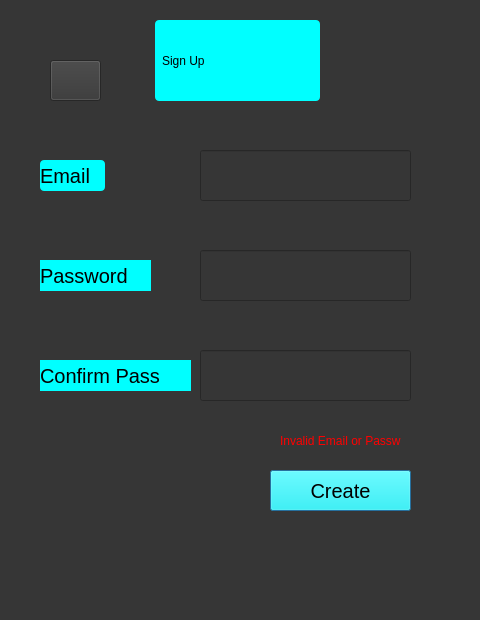
<?xml version="1.0" encoding="UTF-8"?>
<ui version="4.0">
 <class>Dialog</class>
 <widget class="QDialog" name="Dialog">
  <property name="geometry">
   <rect>
    <x>0</x>
    <y>0</y>
    <width>480</width>
    <height>620</height>
   </rect>
  </property>
  <property name="windowTitle">
   <string>Dialog</string>
  </property>
  <property name="styleSheet">
   <string notr="true">background-color: rgb(54, 54, 54);</string>
  </property>
  <widget class="QLabel" name="label">
   <property name="geometry">
    <rect>
     <x>155</x>
     <y>20</y>
     <width>165</width>
     <height>81</height>
    </rect>
   </property>
   <property name="styleSheet">
    <string notr="true">background-color: rgb(0, 255, 255);
font: 25pt &quot;MS Shell Dlg 2&quot;; border-width: 2px; border-radius: 4px; text-align: center; padding-left: 4px;</string>
   </property>
   <property name="text">
    <string>Sign Up</string>
   </property>
  </widget>
  <widget class="QLabel" name="label_2">
   <property name="geometry">
    <rect>
     <x>40</x>
     <y>160</y>
     <width>65</width>
     <height>31</height>
    </rect>
   </property>
   <property name="styleSheet">
    <string notr="true">background-color: rgb(0, 255, 255);font-size:15pt; border-width: 2px; border-radius: 4px; text-align: center;
</string>
   </property>
   <property name="text">
    <string>Email</string>
   </property>
  </widget>
  <widget class="QLineEdit" name="email">
   <property name="geometry">
    <rect>
     <x>200</x>
     <y>150</y>
     <width>211</width>
     <height>51</height>
    </rect>
   </property>
   <property name="styleSheet">
    <string notr="true">font-size:14pt; color:rgb(243, 243, 243)</string>
   </property>
  </widget>
  <widget class="QLineEdit" name="password">
   <property name="geometry">
    <rect>
     <x>200</x>
     <y>250</y>
     <width>211</width>
     <height>51</height>
    </rect>
   </property>
   <property name="styleSheet">
    <string notr="true">font-size:14pt; color:rgb(243, 243, 243)</string>
   </property>
   <property name="text">
    <string/>
   </property>
  </widget>
  <widget class="QLabel" name="label_3">
   <property name="geometry">
    <rect>
     <x>40</x>
     <y>260</y>
     <width>111</width>
     <height>31</height>
    </rect>
   </property>
   <property name="styleSheet">
    <string notr="true">background-color: rgb(0, 255, 255);font-size:15pt;</string>
   </property>
   <property name="text">
    <string>Password</string>
   </property>
  </widget>
  <widget class="QPushButton" name="signupbutton">
   <property name="geometry">
    <rect>
     <x>270</x>
     <y>470</y>
     <width>141</width>
     <height>41</height>
    </rect>
   </property>
   <property name="styleSheet">
    <string notr="true">background-color: rgb(0, 255, 255);font-size:15pt;
</string>
   </property>
   <property name="text">
    <string>Create</string>
   </property>
  </widget>
  <widget class="QLineEdit" name="confirmpass">
   <property name="geometry">
    <rect>
     <x>200</x>
     <y>350</y>
     <width>211</width>
     <height>51</height>
    </rect>
   </property>
   <property name="styleSheet">
    <string notr="true">font-size:14pt; color:rgb(243, 243, 243)</string>
   </property>
   <property name="text">
    <string/>
   </property>
  </widget>
  <widget class="QLabel" name="label_4">
   <property name="geometry">
    <rect>
     <x>40</x>
     <y>360</y>
     <width>151</width>
     <height>31</height>
    </rect>
   </property>
   <property name="styleSheet">
    <string notr="true">background-color: rgb(0, 255, 255);font-size:15pt;
</string>
   </property>
   <property name="text">
    <string>Confirm Pass</string>
   </property>
  </widget>
  <widget class="QLabel" name="invalid">
   <property name="geometry">
    <rect>
     <x>280</x>
     <y>430</y>
     <width>121</width>
     <height>21</height>
    </rect>
   </property>
   <property name="styleSheet">
    <string notr="true">color: rgb(255, 0, 0);
font: 12pt &quot;MS Shell Dlg 2&quot;;</string>
   </property>
   <property name="text">
    <string>Invalid Email or Password</string>
   </property>
  </widget>
  <widget class="QPushButton" name="btn_back">
   <property name="geometry">
    <rect>
     <x>50</x>
     <y>60</y>
     <width>51</width>
     <height>41</height>
    </rect>
   </property>
   <!-- <property name="styleSheet">
    <string notr="true">background-color: rgb(0, 255, 255);</string>
   </property> -->
   <property name="icon">
    <iconset>
     <normaloff>../images/back_icon.jpg</normaloff></iconset>
   </property>
   <property name="iconSize">
    <size>
     <width>25</width>
     <height>25</height>
    </size>
   </property>
  </widget>
 </widget>
 <resources/>
 <connections/>
</ui>
